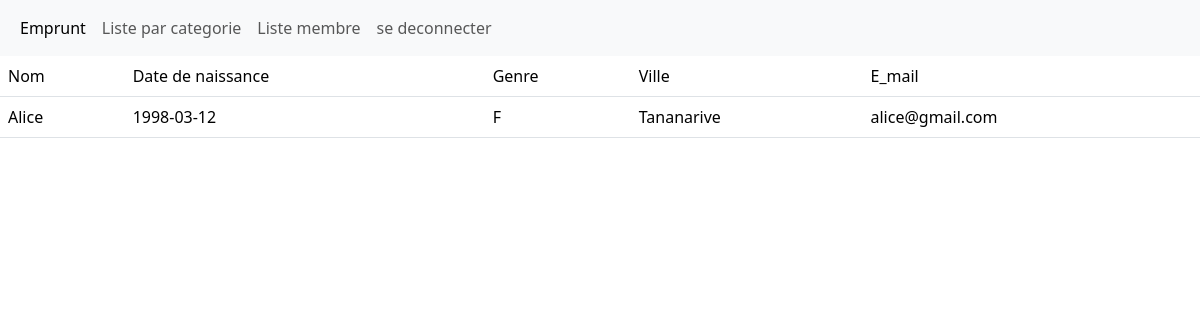
The app's page /pages/about.php?id=1 with its own data.
### tables this page shows
create table PF_membre(
    id_membre int primary key auto_increment,
    nom varchar(50),
    date_de_naissance Date,
    genre varchar(10),
    email varchar(50),
    ville varchar(50),
    mdp varchar(50),
    image_profil varchar(50)

);

### includes/connection.php (called while the page is built, shortened)
<?php
function bdd()
{
    static $connect = null;
    if ($connect === null) {
        $connect = mysqli_connect('localhost', 'root', '', 'projet_final_s2');
        mysqli_set_charset($connect, 'utf8mb4');
    }
    return $connect;
}
?>

### includes/fonction.php (called while the page is built, shortened)
<?php
require("connection.php");
function about_membre($id){
    $sql="SELECT * FROM PF_membre WHERE id_membre=".$id;
    $resultat = mysqli_query(bdd(), $sql);
    $donnees = mysqli_fetch_assoc($resultat);
    return $donnees;
}

### pages/about.php (the view, shortened to what this page needs)
<?php
require("../includes/fonction.php");
$id=$_GET['id'];
$about=about_membre($id);
?>
<!DOCTYPE html>
<html lang="en">
<head>
    <link href="../assets/bootstrap/css/bootstrap.min.css" rel="stylesheet">
</head>
<body>
<header>
<nav class="navbar navbar-expand-lg bg-body-tertiary">
  <div class="container-fluid">
    <div class="collapse navbar-collapse" id="navbarNav">
      <ul class="navbar-nav">
        <li class="nav-item">
          <a class="nav-link active" aria-current="page" href="#">Emprunt</a>
        </li>
        <li class="nav-item">
          <a class="nav-link" href="filtrer.php">Liste par categorie</a>
        </li>
        <li class="nav-item">
          <a class="nav-link" href="liste_membre.php">Liste membre</a>
        </li>
        <li class="nav-item">
          <a class="nav-link" href="login.php">se deconnecter</a>
        </li>
      </ul>
    </div>
  </div>
</nav>
</header>
<main>
   <table class="table">
    <tr>
        <td>Nom</td>
        <td>Date de naissance</td>
        <td>Genre</td>
        <td>Ville</td>
        <td>E_mail</td>
    </tr>
    <tr>
        <td><?=$about['nom']?></td>
        <td><?=$about['date_de_naissance']?></td>
        <td><?=$about['genre']?></td>
        <td><?=$about['ville']?></td>
        <td><?=$about['email']?></td>
    </tr>
   </table>
</main>
</body>
</html>

### records on screen
pf_membre: nom "Alice", date_de_naissance "1998-03-12", genre "F", ville "Tananarive", email "alice@gmail.com"
